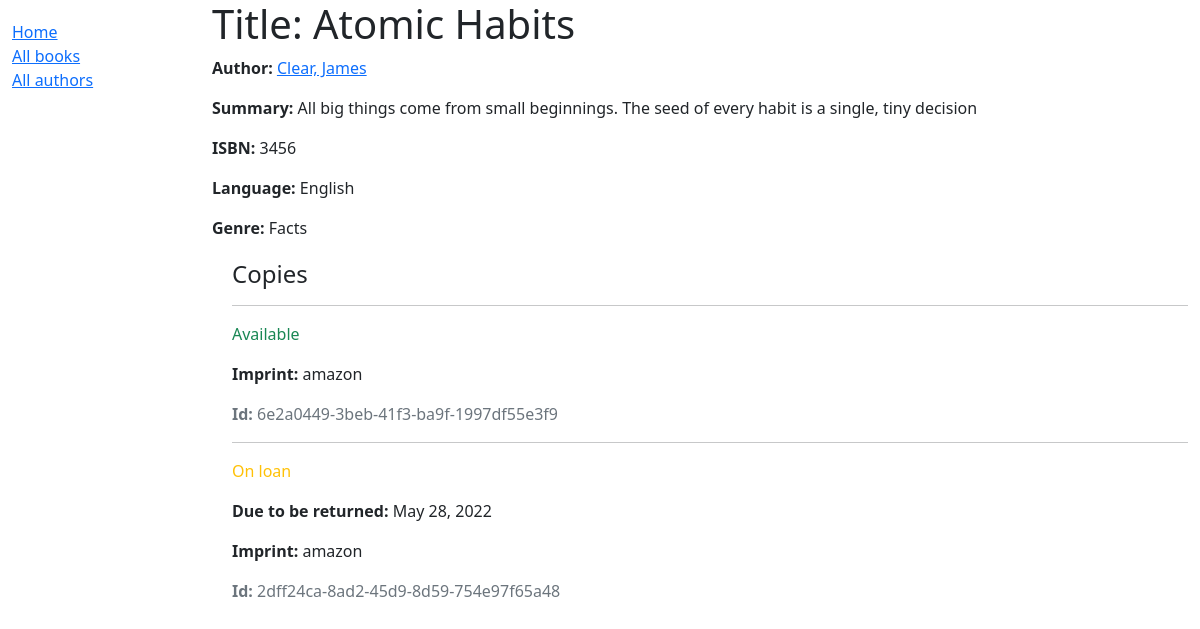
/catalog/book/2, run on the app's committed database.
### catalog/models.py (models this page shows, shortened)
class Book(models.Model):
    title = models.CharField(max_length=200)
    author = models.ForeignKey('Author', on_delete=models.SET_NULL, null=True)
    summary = models.TextField(max_length=1000, help_text='Enter a brief description of the book')
    isbn = models.CharField('ISBN', max_length=13, unique=True,
                             help_text='13 Character <a href="https://www.isbn-international.org/content/what-isbn">ISBN number</a>')
    genre = models.ManyToManyField(Genre, help_text='Select a genre for this book')
    language = models.ForeignKey(Language, on_delete=models.SET_NULL, null=True)
    def display_genre(self):
       """Create a string for the Genre. This is required to display genre in Admin."""
       return ', '.join(genre.name for genre in self.genre.all()[:3])
    display_genre.short_description = 'Genre'

class Author(models.Model):
    first_name = models.CharField(max_length=100)
    last_name = models.CharField(max_length=100)
    date_of_birth = models.DateField(null=True, blank=True)
    date_of_death = models.DateField('Died', null=True, blank=True)
    class Meta:
        ordering = ['last_name', 'first_name']
    def __str__(self):
        return f'{self.last_name}, {self.first_name}'

class Language(models.Model):
    language = models.CharField(max_length = 200, help_text ='Enter the language')
    def __str__(self):
        return self.language

class Genre(models.Model):
    name = models.CharField(max_length=200, help_text='Enter a book genre (e.g. Science Fiction)')
    def __str__(self):
        return self.name

class BookInstance(models.Model):
    id = models.UUIDField(primary_key=True, default=uuid.uuid4, help_text='Unique ID for this particular book across whole library')
    book = models.ForeignKey('Book', on_delete=models.RESTRICT, null=True)
    imprint = models.CharField(max_length=200)
    due_back = models.DateField(null=True, blank=True)
    LOAN_STATUS = (
        ('m', 'Maintenance'),
        ('o', 'On loan'),
        ('a', 'Available'),
        ('r', 'Reserved'),
    )
    status = models.CharField(
        max_length=1,
        choices=LOAN_STATUS,
        blank=True,
        default='m',
        help_text='Book availability',
    )
    class Meta:
        ordering = ['due_back']

### catalog/views.py (the view)
# urls.py: path('book/<int:pk>', views.BookDetailView.as_view(), name='book-detail'),
class BookDetailView(generic.DetailView):
    model = Book

### catalog/templates/catalog/book_detail.html
{% extends "base_generic.html" %}
{% block content %}
  <h1>Title: {{ book.title }}</h1>
  <p><strong>Author:</strong> <a href="">{{ book.author }}</a></p>
  <p><strong>Summary:</strong> {{ book.summary }}</p>
  <p><strong>ISBN:</strong> {{ book.isbn }}</p>
  <p><strong>Language:</strong> {{ book.language }}</p>
  <p><strong>Genre:</strong> {{ book.genre.all|join:", " }}</p>
  <div style="margin-left:20px;margin-top:20px">
    <h4>Copies</h4>
    {% for copy in book.bookinstance_set.all %}
      <hr>
      <p class="{% if copy.status == 'a' %}text-success{% elif copy.status == 'm' %}text-danger{% else %}text-warning{% endif %}">
        {{ copy.get_status_display }}
      </p>
      {% if copy.status != 'a' %}
        <p><strong>Due to be returned:</strong> {{ copy.due_back }}</p>
      {% endif %}
      <p><strong>Imprint:</strong> {{ copy.imprint }}</p>
      <p class="text-muted"><strong>Id:</strong> {{ copy.id }}</p>
    {% endfor %}
  </div>
{% endblock %}

### catalog/templates/base_generic.html (shortened to what this page needs)
<!DOCTYPE html>
<html lang="en">
<head>
  <link href="https://cdn.jsdelivr.net/npm/bootstrap@5.1.3/dist/css/bootstrap.min.css" rel="stylesheet">
  {% load static %}
  <link rel="stylesheet" href="{% static 'css/styles.css' %}">
</head>
<body>
  <div class="container-fluid">
    <div class="row">
      <div class="col-sm-2">
      {% block sidebar %}
        <ul class="sidebar-nav">
          <li><a href="{% url 'index' %}">Home</a></li>
          <li><a href="">All books</a></li>
          <li><a href="">All authors</a></li>
        </ul>
     {% endblock %}
      </div>
      <div class="col-sm-10 ">{% block content %}{% endblock %}</div>
    </div>
  </div>
</body>
</html>

### data on the page
Book: author "Clear, James", summary "All big things come from small beginnings. The seed of every habit is a single, tiny decision", isbn "3456", language "English", genre.all "Facts"
BookInstance: status "Available", imprint "amazon", id "6e2a0449-3beb-41f3-ba9f-1997df55e3f9"
BookInstance: status "On loan", due_back "May 28, 2022", imprint "amazon", id "2dff24ca-8ad2-45d9-8d59-754e97f65a48"
